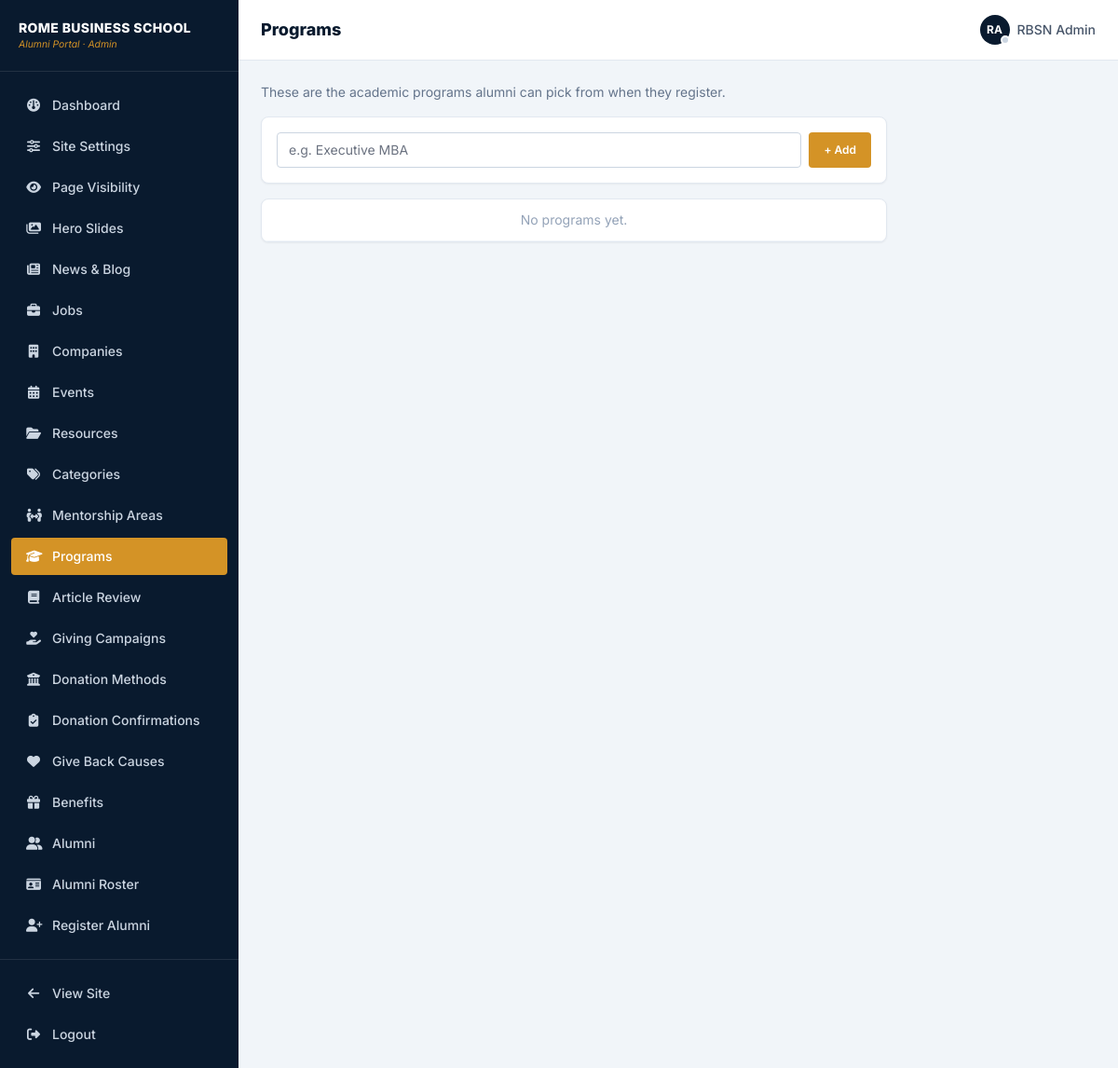
The page /admin/programs (signed in) on the database as committed earlier.
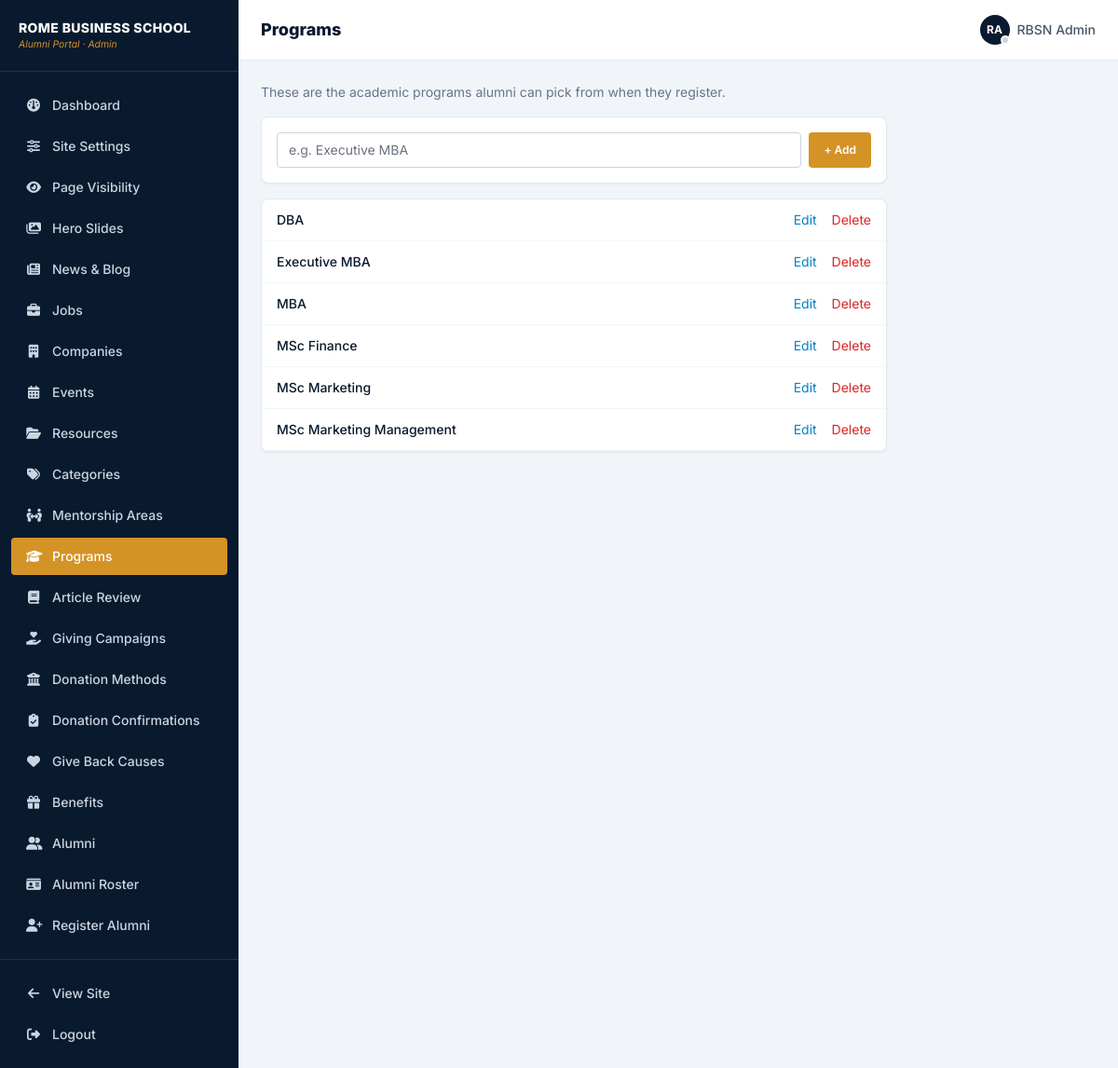
The same page on the database as committed later.
### tables this page shows
CREATE TABLE users (
  id INT AUTO_INCREMENT PRIMARY KEY,
  role ENUM('admin','editor','alumni') NOT NULL DEFAULT 'alumni',
  name VARCHAR(150) NOT NULL,
  preferred_name VARCHAR(100) NULL,
  email VARCHAR(150) NOT NULL UNIQUE,
  password_hash VARCHAR(255) NOT NULL,
  avatar VARCHAR(255) NULL,
  headline VARCHAR(200) NULL,
  company VARCHAR(150) NULL,
  company_size VARCHAR(50) NULL,
  years_in_role VARCHAR(50) NULL,
  industry VARCHAR(150) NULL,
  city VARCHAR(100) NULL,
  country VARCHAR(100) NULL,
  graduation_year YEAR NULL,
  program VARCHAR(150) NULL,
  matric_number VARCHAR(50) NULL UNIQUE,
  cohort VARCHAR(150) NULL,
  bio TEXT NULL,
  skills TEXT NULL,
  expertise_areas TEXT NULL,
  business_interests TEXT NULL,
  personal_interests TEXT NULL,
  linkedin_url VARCHAR(255) NULL,
  personal_website VARCHAR(255) NULL,
  twitter_url VARCHAR(255) NULL,
  phone VARCHAR(50) NULL,
  status ENUM('active','suspended') NOT NULL DEFAULT 'active',
  profile_visibility ENUM('public','alumni','private') NOT NULL DEFAULT 'public',
  show_email TINYINT(1) NOT NULL DEFAULT 0,
  show_phone TINYINT(1) NOT NULL DEFAULT 0,
  is_mentor TINYINT(1) NOT NULL DEFAULT 0,
  mentorship_areas TEXT NULL,
  mentor_availability ENUM('open','limited','closed') NOT NULL DEFAULT 'open',
  is_spotlighted TINYINT(1) NOT NULL DEFAULT 0,
  spotlight_note TEXT NULL,
  resume_url VARCHAR(255) NULL,
  resume_file VARCHAR(255) NULL,
  created_at TIMESTAMP DEFAULT CURRENT_TIMESTAMP,
  updated_at TIMESTAMP DEFAULT CURRENT_TIMESTAMP ON UPDATE CURRENT_TIMESTAMP,
  last_active_at TIMESTAMP NULL
);

CREATE TABLE programs (
  id INT AUTO_INCREMENT PRIMARY KEY,
  name VARCHAR(100) NOT NULL UNIQUE,
  created_at TIMESTAMP DEFAULT CURRENT_TIMESTAMP
);

### app/Core/Controller.php (called while the page is built, shortened)
<?php
abstract class Controller
{
    protected function view(string $view, array $data = [], string|false $layout = 'main'): void
    {
        $viewFile = dirname(__DIR__) . '/Views/' . str_replace('.', '/', $view) . '.php';
        extract($data);
        require $viewFile;
        $content = ob_get_clean();
        $layoutFile = dirname(__DIR__) . "/Views/layouts/{$layout}.php";
        require $layoutFile;
    }
}

### app/Controllers/Admin/AdminController.php (called while the page is built, shortened)
<?php
abstract class AdminController extends Controller
{
    public function __construct()
    {
        if (!Auth::isAdmin() || !Auth::user()) {
            Auth::logout();
            header('Location: ' . url('admin/login'));
            exit;
        }
    }
    protected function view(string $view, array $data = [], string|false $layout = 'admin'): void
    {
        parent::view($view, $data, $layout);
    }
}

### app/Controllers/Admin/ProgramController.php (called while the page is built, shortened)
<?php
class ProgramController extends AdminController
{
    public function index(): void
    {
        $this->view('admin.programs.index', [
            'title' => 'Programs',
            'activeNav' => 'programs',
            'programs' => Program::all('name ASC'),
        ]);
    }
}

### index.php (called while the page is built, shortened)
<?php
require ROOT_PATH . '/app/Core/helpers.php';
$requestPath = parse_url($_SERVER['REQUEST_URI'], PHP_URL_PATH) ?: '/';
$requestPath = rawurldecode($requestPath);
$path = $requestPath;
$router = require ROOT_PATH . '/routes/web.php';
$router->dispatch($_SERVER['REQUEST_METHOD'], $path);

### app/Core/Auth.php (called while the page is built, shortened)
<?php
class Auth
{
    private static ?array $userCache = null;
    public static function check(): bool
    {
        return isset($_SESSION['user_id']);
    }
    public static function user(): ?array
    {
        if (self::$userCache === null) {
            $user = User::find((int) $_SESSION['user_id']);
            self::$userCache = $user ?: null;
        }
        return self::$userCache;
    }
}

### app/Core/Database.php (called while the page is built, shortened)
<?php
class Database
{
    private static ?PDO $instance = null;
    public static function connection(): PDO
    {
        if (self::$instance === null) {
            $config = require __DIR__ . '/../../config/config.php';
            $db = $config['db'];
            $port = isset($db['port']) && $db['port'] !== '' ? ';port=' . $db['port'] : '';
            $dsn = "mysql:host={$db['host']}{$port};dbname={$db['name']};charset={$db['charset']}";
            try {
                self::$instance = new PDO($dsn, $db['user'], $db['pass'], [
                    PDO::ATTR_ERRMODE => PDO::ERRMODE_EXCEPTION,
                    PDO::ATTR_DEFAULT_FETCH_MODE => PDO::FETCH_ASSOC,
                    PDO::ATTR_EMULATE_PREPARES => false,
                ]);
                self::$instance->exec("SET time_zone = '" . date('P') . "'");
            } catch (PDOException $e) {
                http_response_code(500);
                die('Database connection failed. Make sure MySQL is running in XAMPP and the "alumni_portal" database has been imported from database/schema.sql.');
            }
        }
        return self::$instance;
    }
}

### app/Core/Model.php (called while the page is built, shortened)
<?php
abstract class Model
{
    protected static string $table = '';
    protected static function db(): PDO
    {
        return Database::connection();
    }
    public static function find(int $id): array|false
    {
        $stmt = static::db()->prepare('SELECT * FROM ' . static::$table . ' WHERE id = ?');
        $stmt->execute([$id]);
        return $stmt->fetch();
    }
    public static function all(string $orderBy = 'id DESC'): array
    {
        return static::db()->query('SELECT * FROM ' . static::$table . ' ORDER BY ' . $orderBy)->fetchAll();
    }
}

### app/Models/User.php (called while the page is built, shortened)
<?php
class User extends Model
{
    public static function isOnline(?string $lastActiveAt): bool
    {
        return $lastActiveAt !== null && strtotime($lastActiveAt) >= strtotime('-5 minutes');
    }
}

### app/Views/admin/programs/index.php (the view, shortened to what this page needs)
<div class="max-w-2xl">
  <p class="text-sm text-slate-500 mb-4">These are the academic programs alumni can pick from when they register.</p>
  <div class="card p-4 mb-4">
    <form method="POST" action="<?= e(url('admin/programs')) ?>" class="flex gap-2">
      <input type="text" name="name" placeholder="e.g. Executive MBA" class="form-input flex-1" required>
      <button type="submit" class="btn-gold !px-4 !py-2 text-xs whitespace-nowrap">+ Add</button>
    </form>
  </div>
  <div class="card overflow-x-auto">
    <table class="table-base">
      <tbody>
        <?php foreach ($programs as $program): ?>
          <tr>
            <td class="font-medium text-primary-navy"><?= e($program['name']) ?></td>
            <td class="text-right whitespace-nowrap">
              <a href="<?= e(url('admin/programs/' . $program['id'] . '/edit')) ?>" class="text-sky-600 hover:underline mr-3">Edit</a>
              <form method="POST" action="<?= e(url('admin/programs/' . $program['id'] . '/delete')) ?>" class="inline" onsubmit="return confirm('Delete this program?');">
                <button type="submit" class="text-red-600 hover:underline">Delete</button>
              </form>
            </td>
          </tr>
        <?php endforeach; ?>
        <?php if (empty($programs)): ?>
          <tr><td class="text-center text-slate-400 py-6">No programs yet.</td></tr>
        <?php endif; ?>
      </tbody>
    </table>
  </div>
</div>

### app/Core/Router.php (shortened to what this page needs)
<?php
class Router
{
    private array $routes = [];
    private function normalize(string $path): string
    {
        $path = rtrim($path, '/');
        return $path === '' ? '/' : $path;
    }
    private function add(string $method, string $path, string $handler): void
    {
        $path = $this->normalize($path);
        preg_match_all('#\{([a-zA-Z_]+)\}#', $path, $paramNames);
        $regex = preg_replace('#\{[a-zA-Z_]+\}#', '([^/]+)', $path);
        $regex = '#^' . $regex . '$#';
        $this->routes[] = [
            'method' => $method,
            'regex' => $regex,
            'handler' => $handler,
            'params' => $paramNames[1],
        ];
    }
    public function dispatch(string $method, string $uri): void
    {
        $uri = $this->normalize($uri);
        foreach ($this->routes as $route) {
            if ($route['method'] !== $method) {
                continue;
            }
            if (preg_match($route['regex'], $uri, $matches)) {
                array_shift($matches);
                $args = array_combine($route['params'], array_map('urldecode', $matches));
                [$controllerName, $action] = explode('@', $route['handler']);
                $controller = new $class();
                call_user_func_array([$controller, $action], $args);
                return;
            }
        }
    }
}

### app/Views/layouts/admin.php (shortened to what this page needs)
<?php
$pageTitle = $title ?? 'Admin Panel';
$activeNav = $activeNav ?? '';
$adminUser = Auth::user();
$navItems = [
    'dashboard' => ['label' => 'Dashboard', 'icon' => 'fa-gauge', 'href' => url('admin/dashboard')],
    'settings' => ['label' => 'Site Settings', 'icon' => 'fa-sliders', 'href' => url('admin/settings')],
    'page_visibility' => ['label' => 'Page Visibility', 'icon' => 'fa-eye', 'href' => url('admin/page-visibility')],
    'hero_slides' => ['label' => 'Hero Slides', 'icon' => 'fa-images', 'href' => url('admin/hero-slides')],
    'news' => ['label' => 'News & Blog', 'icon' => 'fa-newspaper', 'href' => url('admin/news')],
    'jobs' => ['label' => 'Jobs', 'icon' => 'fa-briefcase', 'href' => url('admin/jobs')],
    'companies' => ['label' => 'Companies', 'icon' => 'fa-building', 'href' => url('admin/companies')],
    'events' => ['label' => 'Events', 'icon' => 'fa-calendar-days', 'href' => url('admin/events')],
    'resources' => ['label' => 'Resources', 'icon' => 'fa-folder-open', 'href' => url('admin/resources')],
    'categories' => ['label' => 'Categories', 'icon' => 'fa-tags', 'href' => url('admin/categories')],
    'mentorship_areas' => ['label' => 'Mentorship Areas', 'icon' => 'fa-people-arrows', 'href' => url('admin/mentorship-areas')],
    'programs' => ['label' => 'Programs', 'icon' => 'fa-graduation-cap', 'href' => url('admin/programs')],
    'articles' => ['label' => 'Article Review', 'icon' => 'fa-book', 'href' => url('admin/articles')],
    'campaigns' => ['label' => 'Giving Campaigns', 'icon' => 'fa-hand-holding-heart', 'href' => url('admin/campaigns')],
    'donation_methods' => ['label' => 'Donation Methods', 'icon' => 'fa-building-columns', 'href' => url('admin/donation-methods')],
    'donation_confirmations' => ['label' => 'Donation Confirmations', 'icon' => 'fa-clipboard-check', 'href' => url('admin/donation-confirmations')],
    'giving_causes' => ['label' => 'Give Back Causes', 'icon' => 'fa-heart', 'href' => url('admin/giving-causes')],
    'benefits' => ['label' => 'Benefits', 'icon' => 'fa-gift', 'href' => url('admin/benefits')],
    'alumni' => ['label' => 'Alumni', 'icon' => 'fa-user-group', 'href' => url('admin/alumni')],
    'alumni_roster' => ['label' => 'Alumni Roster', 'icon' => 'fa-id-card', 'href' => url('admin/alumni-roster')],
    'register_alumni' => ['label' => 'Register Alumni', 'icon' => 'fa-user-plus', 'href' => url('admin/register-alumni')],
];
?>
<!DOCTYPE html>
<html lang="en">
<head>
  <link rel="stylesheet" href="https://cdnjs.cloudflare.com/ajax/libs/font-awesome/6.4.0/css/all.min.css">
  <link rel="stylesheet" href="<?= e(versioned_asset('css/app.css')) ?>">
  <link rel="stylesheet" href="https://cdn.jsdelivr.net/npm/quill@1.3.7/dist/quill.snow.css">
</head>
<body class="font-sans bg-slate-100 min-h-screen flex">
  <aside class="w-64 bg-primary-navy text-white flex-shrink-0 min-h-screen flex flex-col">
    <div class="px-5 py-5 border-b border-white/10">
      <div class="font-extrabold text-sm tracking-wide">ROME BUSINESS SCHOOL</div>
      <div class="text-[0.65rem] text-gold italic">Alumni Portal &middot; Admin</div>
    </div>
    <nav class="flex-1 px-3 py-4 space-y-1">
      <?php foreach ($navItems as $key => $item): ?>
        <a href="<?= e($item['href']) ?>" class="admin-nav-link <?= $activeNav === $key ? 'active' : '' ?>">
          <i class="fa-solid <?= e($item['icon']) ?> w-4 text-center"></i> <?= e($item['label']) ?>
        </a>
      <?php endforeach; ?>
    </nav>
    <div class="px-3 py-4 border-t border-white/10 space-y-1">
      <a href="<?= e(url('/')) ?>" class="admin-nav-link"><i class="fa-solid fa-arrow-left w-4 text-center"></i> View Site</a>
      <form method="POST" action="<?= e(url('admin/logout')) ?>">
        <button type="submit" class="admin-nav-link w-full text-left"><i class="fa-solid fa-right-from-bracket w-4 text-center"></i> Logout</button>
      </form>
    </div>
  </aside>
  <div class="flex-1 min-w-0">
    <header class="bg-white border-b border-slate-200 px-6 py-4 flex justify-between items-center">
      <h1 class="text-lg font-extrabold text-primary-navy"><?= e($pageTitle) ?></h1>
      <div class="flex items-center gap-2 text-sm text-slate-600">
        <?= avatar_html($adminUser ?? ['name' => 'Admin'], 'w-8 h-8') ?>
        <span class="font-medium"><?= e($adminUser['name'] ?? 'Admin') ?></span>
      </div>
    </header>
    <main class="p-6">
      <?= $content ?>
    </main>
  </div>
</body>
</html>

### app/Core/helpers.php (shortened to what this page needs)
<?php
function url(string $path = ''): string
{
    $base = defined('BASE_URL') ? BASE_URL : '';
    $path = ltrim($path, '/');
    return rtrim($base, '/') . '/' . $path;
}
function asset(string $path): string
{
    return url('assets/' . ltrim($path, '/'));
}
function versioned_asset(string $path): string
{
    $relative = ltrim($path, '/');
    $absolute = ROOT_PATH . '/assets/' . $relative;
    $version = is_file($absolute) ? (string) filemtime($absolute) : '1';
    return asset($relative) . '?v=' . $version;
}
function e(mixed $value): string
{
    return htmlspecialchars((string) ($value ?? ''), ENT_QUOTES, 'UTF-8');
}
function initials(string $name): string
{
    $parts = preg_split('/\s+/', trim($name));
    $letters = array_map(fn ($p) => mb_strtoupper(mb_substr($p, 0, 1)), array_filter($parts));
    return implode('', array_slice($letters, 0, 2)) ?: '?';
}
function avatar_html(array $user, string $classes = 'w-9 h-9'): string
{
    $name = $user['name'] ?? '?';
    $inner = !empty($user['avatar'])
        ? '<img src="' . e(upload_url($user['avatar'])) . '" alt="' . e($name) . '" class="' . $classes . ' rounded-full object-cover">'
        : '<div class="' . $classes . ' rounded-full bg-primary-navy text-white flex items-center justify-center text-xs font-bold flex-shrink-0">' . e(initials($name)) . '</div>';
    $online = \App\Models\User::isOnline($user['last_active_at']);
    $idAttr = isset($user['id']) ? ' data-online-dot="' . (int) $user['id'] . '"' : '';
    $dot = '<span' . $idAttr . ' class="absolute bottom-0 right-0 w-2.5 h-2.5 rounded-full border-2 border-white ' . ($online ? 'bg-green-500' : 'bg-slate-300') . '" title="' . ($online ? 'Online' : 'Offline') . '"></span>';
    return '<span class="relative inline-block flex-shrink-0">' . $inner . $dot . '</span>';
}

Rows that differ between the two databases and show on the page:
added programs: name "DBA"
added programs: name "Executive MBA"
added programs: name "MBA"
added programs: name "MSc Finance"
added programs: name "MSc Marketing"
added programs: name "MSc Marketing Management"
Other text that changed with them:
list line gone: "No programs yet."
